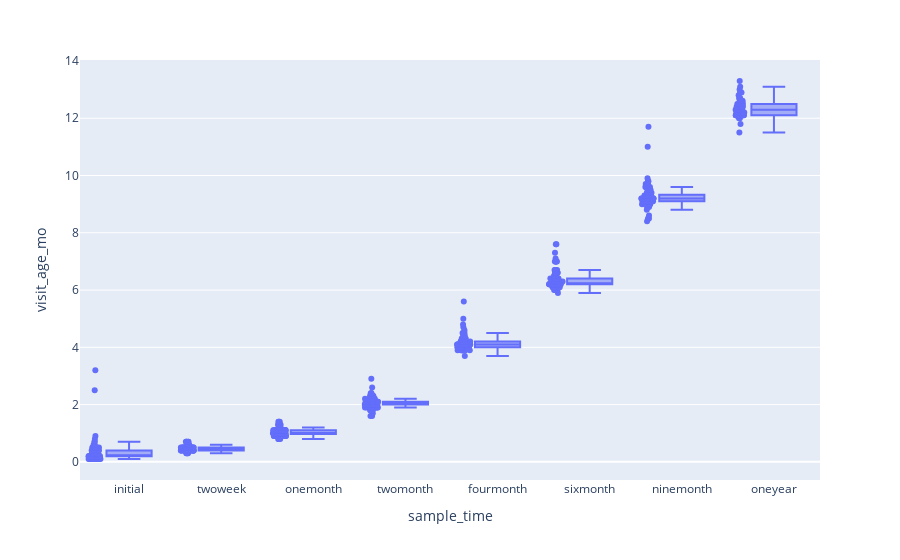

The code cell stored with this chart in its notebook:
### Markdown cell above
Another try was to train a classification model. The data is categorized with the column `sample_time` which divides the samples to "periods" of when the sample was taken (initial, onemonth ... ) 
<br></br>

**The issue**:
There is a category of `sick`. Subjects that came for the test because they were sick and not according to the timeline. To avoid the issues that can be caused, we will start without those examples

### Code cell
no_sick_df = merge_df[merge_df.sample_time != 'sick']
X = no_sick_df.visit_age_mo.to_numpy().reshape(-1,1)

labels = no_sick_df.sample_time.unique()
kmeans = KMeans(n_clusters=6, random_state=666).fit(X)
args_res = np.argsort(kmeans.cluster_centers_.reshape(-1))
labels = list(map(lambda x: labels[np.where(args_res == x)[0][0]+2] ,kmeans.labels_))
# labels = list(map(lambda x: np.where(args_res == x)[0][0] ,kmeans.labels_))
no_sick_df = no_sick_df.assign(kmeans_label=labels)

px.box(no_sick_df,x='sample_time',y='visit_age_mo',points='all')

### Figure 1 — Plotly figure (JSON) as saved in the notebook; plotly's stock layout.template omitted (floating-point values rounded to 4 significant figures; data arrays with more than 128 entries replaced by an {"elided": "..."} marker saying what was removed)
{"data": [{"alignmentgroup": "True", "boxpoints": "all", "hovertemplate": "sample_time=%{x}<br>visit_age_mo=%{y}<extra></extra>", "legendgroup": "", "marker": {"color": "#636efa"}, "name": "", "notched": false, "offsetgroup": "", "orientation": "v", "showlegend": false, "type": "box", "x": {"elided": "783 str values"}, "x0": " ", "xaxis": "x", "y": {"elided": "783 float values"}, "y0": " ", "yaxis": "y"}], "layout": {"boxmode": "group", "legend": {"tracegroupgap": 0}, "margin": {"t": 60}, "xaxis": {"anchor": "y", "domain": [0, 1], "title": {"text": "sample_time"}}, "yaxis": {"anchor": "x", "domain": [0, 1], "title": {"text": "visit_age_mo"}}}}
